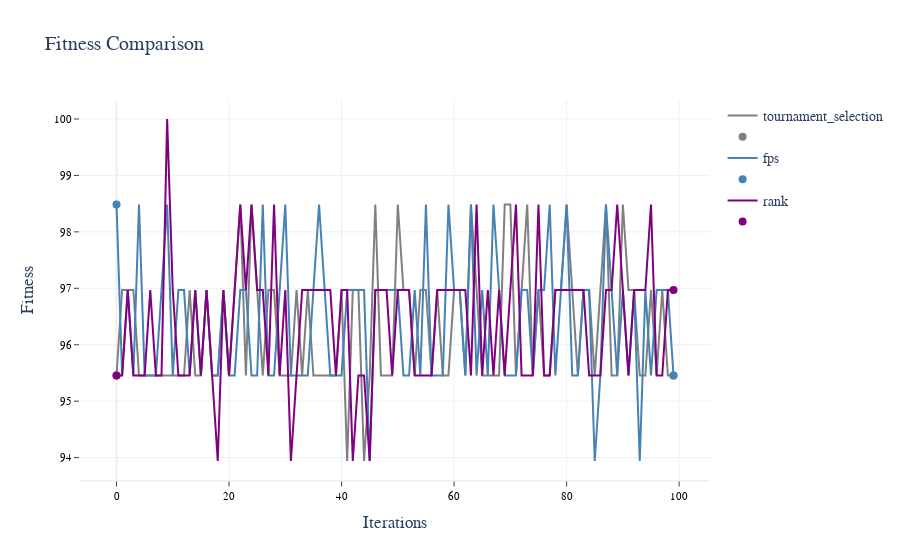
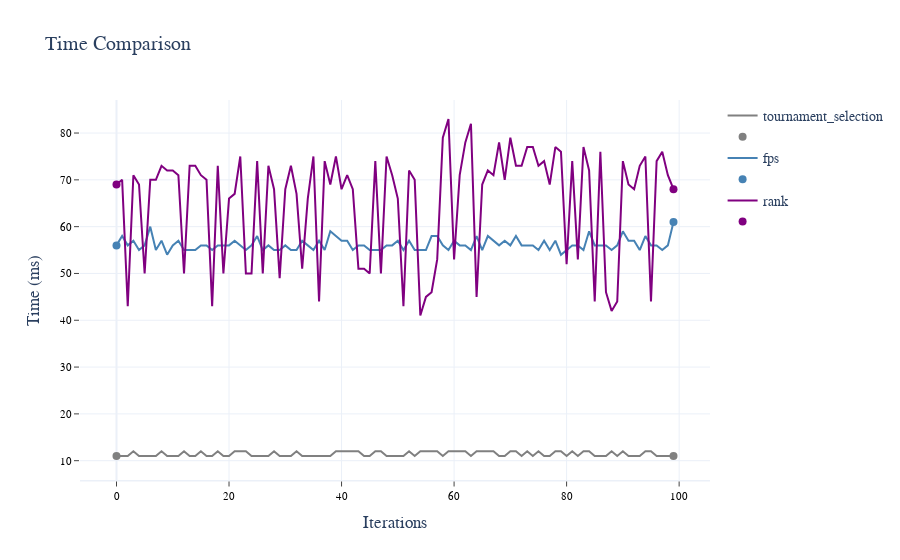

The notebook cell saved with these charts, in order:
### Markdown cell above
### __2.3 Selection Operator__

### Code cell
# seed for reproducibility
np.random.seed(0)

# Define the range of values
select = ['tournament_selection', 'fps', 'rank']

# Setting previous best parameter as new default value
params.update(replace_param)

# Print current parameters to use in best_operators_search
print('\033[1mParameters for GA:\033[0m', end='\n\n')
print(params, end='\n\n')

param_list, df = best_operators_search('select', select, params)

# Displaying average results of the 100 iterations
print('\033[1mAverage results:', end='\n')
df['const'] = 'const'
df_avg = df.groupby('const').mean().reset_index(drop=True).round(3)
display(df_avg)

# Getting best parameter by fitness & time
best_param_fit = df_avg[[col for col in df_avg.columns if col.startswith('Fit_')]].idxmax(axis=1)[0].replace('Fit_', '')
best_param_time = df_avg[[col for col in df_avg.columns if col.startswith('Time_')]].idxmin(axis=1)[0].replace('Time_', '')
replace_param = {'select': best_param_fit}
print(f'\nBest Fitness: \033[1m{best_param_fit}\033[0m\n\nBest Time: \033[1m{best_param_time}\033[0m', end='\n\n')

# Plotting results
plot_values(data = df, colors = color_palette[:len(select)], layout=2, template='white', grid=True)

### Figure 1 — Plotly figure (JSON) as saved in the notebook; plotly's stock layout.template omitted (floating-point values rounded to 4 significant figures)
{"data": [{"line": {"color": "gray", "width": 2}, "name": "tournament_selection", "type": "scatter", "x": [0, 1, 2, 3, 4, 5, 6, 7, 8, 9, 10, 11, 12, 13, 14, 15, 16, 17, 18, 19, 20, 21, 22, 23, 24, 25, 26, 27, 28, 29, 30, 31, 32, 33, 34, 35, 36, 37, 38, 39, 40, 41, 42, 43, 44, 45, 46, 47, 48, 49, 50, 51, 52, 53, 54, 55, 56, 57, 58, 59, 60, 61, 62, 63, 64, 65, 66, 67, 68, 69, 70, 71, 72, 73, 74, 75, 76, 77, 78, 79, 80, 81, 82, 83, 84, 85, 86, 87, 88, 89, 90, 91, 92, 93, 94, 95, 96, 97, 98, 99], "y": [95.45, 96.97, 96.97, 96.97, 95.45, 95.45, 95.45, 95.45, 95.45, 95.45, 95.45, 95.45, 95.45, 96.97, 95.45, 95.45, 96.97, 95.45, 95.45, 96.97, 95.45, 96.97, 98.48, 95.45, 98.48, 96.97, 95.45, 96.97, 96.97, 95.45, 95.45, 95.45, 96.97, 95.45, 96.97, 95.45, 95.45, 95.45, 95.45, 95.45, 96.97, 93.94, 96.97, 96.97, 93.94, 95.45, 98.48, 95.45, 95.45, 95.45, 98.48, 96.97, 96.97, 95.45, 96.97, 96.97, 95.45, 96.97, 95.45, 95.45, 96.97, 96.97, 95.45, 98.48, 96.97, 95.45, 95.45, 95.45, 95.45, 98.48, 98.48, 95.45, 96.97, 98.48, 95.45, 96.97, 95.45, 95.45, 96.97, 96.97, 98.48, 96.97, 95.45, 96.97, 96.97, 95.45, 96.97, 98.48, 95.45, 95.45, 98.48, 96.97, 96.97, 95.45, 95.45, 96.97, 95.45, 96.97, 95.45, 95.45]}, {"marker": {"color": "gray", "size": 8}, "mode": "markers", "name": "", "type": "scatter", "x": [0, 99], "y": [95.45, 95.45]}, {"line": {"color": "steelblue", "width": 2}, "name": "fps", "type": "scatter", "x": [0, 1, 2, 3, 4, 5, 6, 7, 8, 9, 10, 11, 12, 13, 14, 15, 16, 17, 18, 19, 20, 21, 22, 23, 24, 25, 26, 27, 28, 29, 30, 31, 32, 33, 34, 35, 36, 37, 38, 39, 40, 41, 42, 43, 44, 45, 46, 47, 48, 49, 50, 51, 52, 53, 54, 55, 56, 57, 58, 59, 60, 61, 62, 63, 64, 65, 66, 67, 68, 69, 70, 71, 72, 73, 74, 75, 76, 77, 78, 79, 80, 81, 82, 83, 84, 85, 86, 87, 88, 89, 90, 91, 92, 93, 94, 95, 96, 97, 98, 99], "y": [98.48, 95.45, 96.97, 95.45, 98.48, 95.45, 95.45, 95.45, 96.97, 98.48, 95.45, 96.97, 96.97, 95.45, 96.97, 95.45, 96.97, 95.45, 95.45, 96.97, 95.45, 95.45, 96.97, 96.97, 95.45, 95.45, 98.48, 95.45, 95.45, 96.97, 98.48, 95.45, 95.45, 95.45, 95.45, 96.97, 98.48, 96.97, 95.45, 95.45, 95.45, 96.97, 96.97, 96.97, 96.97, 93.94, 96.97, 96.97, 96.97, 96.97, 96.97, 95.45, 95.45, 96.97, 95.45, 98.48, 95.45, 95.45, 95.45, 98.48, 96.97, 96.97, 95.45, 98.48, 95.45, 96.97, 95.45, 98.48, 96.97, 95.45, 95.45, 95.45, 96.97, 96.97, 95.45, 96.97, 96.97, 98.48, 95.45, 96.97, 98.48, 95.45, 95.45, 96.97, 96.97, 93.94, 95.45, 98.48, 96.97, 95.45, 96.97, 95.45, 96.97, 93.94, 96.97, 95.45, 96.97, 96.97, 96.97, 95.45]}, {"marker": {"color": "steelblue", "size": 8}, "mode": "markers", "name": "", "type": "scatter", "x": [0, 99], "y": [98.48, 95.45]}, {"line": {"color": "purple", "width": 2}, "name": "rank", "type": "scatter", "x": [0, 1, 2, 3, 4, 5, 6, 7, 8, 9, 10, 11, 12, 13, 14, 15, 16, 17, 18, 19, 20, 21, 22, 23, 24, 25, 26, 27, 28, 29, 30, 31, 32, 33, 34, 35, 36, 37, 38, 39, 40, 41, 42, 43, 44, 45, 46, 47, 48, 49, 50, 51, 52, 53, 54, 55, 56, 57, 58, 59, 60, 61, 62, 63, 64, 65, 66, 67, 68, 69, 70, 71, 72, 73, 74, 75, 76, 77, 78, 79, 80, 81, 82, 83, 84, 85, 86, 87, 88, 89, 90, 91, 92, 93, 94, 95, 96, 97, 98, 99], "y": [95.45, 95.45, 96.97, 95.45, 95.45, 95.45, 96.97, 95.45, 95.45, 100, 96.97, 95.45, 95.45, 95.45, 96.97, 95.45, 96.97, 95.45, 93.94, 96.97, 95.45, 96.97, 98.48, 96.97, 98.48, 96.97, 96.97, 95.45, 98.48, 95.45, 96.97, 93.94, 95.45, 96.97, 96.97, 96.97, 96.97, 96.97, 96.97, 95.45, 96.97, 96.97, 93.94, 95.45, 95.45, 93.94, 96.97, 96.97, 96.97, 95.45, 96.97, 96.97, 96.97, 95.45, 95.45, 95.45, 95.45, 96.97, 96.97, 96.97, 96.97, 96.97, 96.97, 95.45, 98.48, 95.45, 96.97, 95.45, 96.97, 95.45, 96.97, 98.48, 95.45, 95.45, 95.45, 98.48, 95.45, 95.45, 96.97, 96.97, 96.97, 96.97, 96.97, 96.97, 95.45, 95.45, 95.45, 96.97, 96.97, 98.48, 96.97, 95.45, 96.97, 96.97, 96.97, 98.48, 95.45, 95.45, 96.97, 96.97]}, {"marker": {"color": "purple", "size": 8}, "mode": "markers", "name": "", "type": "scatter", "x": [0, 99], "y": [95.45, 96.97]}], "layout": {"font": {"family": "Verdana", "size": 14}, "title": {"text": "Fitness Comparison"}, "xaxis": {"linewidth": 1.5, "showgrid": true, "showline": true, "showticklabels": true, "tickfont": {"color": "#000000", "family": "Verdana", "size": 11}, "ticks": "outside", "title": {"text": "Iterations"}}, "yaxis": {"showgrid": true, "showline": false, "showticklabels": true, "tickfont": {"color": "#000000", "family": "Verdana", "size": 11}, "ticks": "outside", "title": {"text": "Fitness"}, "zeroline": false}}}

### Figure 2 — Plotly figure (JSON) as saved in the notebook; plotly's stock layout.template omitted (floating-point values rounded to 4 significant figures)
{"data": [{"line": {"color": "gray", "width": 2}, "name": "tournament_selection", "type": "scatter", "x": [0, 1, 2, 3, 4, 5, 6, 7, 8, 9, 10, 11, 12, 13, 14, 15, 16, 17, 18, 19, 20, 21, 22, 23, 24, 25, 26, 27, 28, 29, 30, 31, 32, 33, 34, 35, 36, 37, 38, 39, 40, 41, 42, 43, 44, 45, 46, 47, 48, 49, 50, 51, 52, 53, 54, 55, 56, 57, 58, 59, 60, 61, 62, 63, 64, 65, 66, 67, 68, 69, 70, 71, 72, 73, 74, 75, 76, 77, 78, 79, 80, 81, 82, 83, 84, 85, 86, 87, 88, 89, 90, 91, 92, 93, 94, 95, 96, 97, 98, 99], "y": [11, 11, 11, 12, 11, 11, 11, 11, 12, 11, 11, 11, 12, 11, 11, 12, 11, 11, 12, 11, 11, 12, 12, 12, 11, 11, 11, 11, 12, 11, 11, 11, 12, 11, 11, 11, 11, 11, 11, 12, 12, 12, 12, 12, 11, 11, 12, 12, 11, 11, 11, 11, 12, 11, 12, 12, 12, 12, 11, 12, 12, 12, 12, 11, 12, 12, 12, 12, 11, 11, 12, 12, 11, 12, 11, 12, 11, 11, 12, 12, 11, 12, 11, 12, 12, 11, 11, 11, 12, 11, 12, 11, 11, 11, 12, 12, 11, 11, 11, 11]}, {"marker": {"color": "gray", "size": 8}, "mode": "markers", "name": "", "type": "scatter", "x": [0, 99], "y": [11, 11]}, {"line": {"color": "steelblue", "width": 2}, "name": "fps", "type": "scatter", "x": [0, 1, 2, 3, 4, 5, 6, 7, 8, 9, 10, 11, 12, 13, 14, 15, 16, 17, 18, 19, 20, 21, 22, 23, 24, 25, 26, 27, 28, 29, 30, 31, 32, 33, 34, 35, 36, 37, 38, 39, 40, 41, 42, 43, 44, 45, 46, 47, 48, 49, 50, 51, 52, 53, 54, 55, 56, 57, 58, 59, 60, 61, 62, 63, 64, 65, 66, 67, 68, 69, 70, 71, 72, 73, 74, 75, 76, 77, 78, 79, 80, 81, 82, 83, 84, 85, 86, 87, 88, 89, 90, 91, 92, 93, 94, 95, 96, 97, 98, 99], "y": [56, 58, 56, 57, 55, 56, 60, 55, 57, 54, 56, 57, 55, 55, 55, 56, 56, 55, 56, 56, 56, 57, 56, 55, 56, 58, 55, 56, 55, 55, 56, 55, 55, 57, 56, 55, 57, 55, 59, 58, 57, 57, 55, 56, 56, 55, 55, 55, 56, 56, 57, 55, 57, 55, 55, 55, 58, 58, 56, 55, 57, 56, 56, 55, 58, 55, 58, 57, 56, 57, 56, 58, 56, 56, 56, 55, 57, 55, 57, 54, 55, 56, 56, 55, 59, 56, 56, 56, 55, 56, 59, 57, 57, 55, 58, 56, 56, 55, 56, 61]}, {"marker": {"color": "steelblue", "size": 8}, "mode": "markers", "name": "", "type": "scatter", "x": [0, 99], "y": [56, 61]}, {"line": {"color": "purple", "width": 2}, "name": "rank", "type": "scatter", "x": [0, 1, 2, 3, 4, 5, 6, 7, 8, 9, 10, 11, 12, 13, 14, 15, 16, 17, 18, 19, 20, 21, 22, 23, 24, 25, 26, 27, 28, 29, 30, 31, 32, 33, 34, 35, 36, 37, 38, 39, 40, 41, 42, 43, 44, 45, 46, 47, 48, 49, 50, 51, 52, 53, 54, 55, 56, 57, 58, 59, 60, 61, 62, 63, 64, 65, 66, 67, 68, 69, 70, 71, 72, 73, 74, 75, 76, 77, 78, 79, 80, 81, 82, 83, 84, 85, 86, 87, 88, 89, 90, 91, 92, 93, 94, 95, 96, 97, 98, 99], "y": [69, 70, 43, 71, 69, 50, 70, 70, 73, 72, 72, 71, 50, 73, 73, 71, 70, 43, 73, 50, 66, 67, 75, 50, 50, 74, 50, 73, 68, 49, 68, 73, 67, 51, 66, 75, 44, 74, 69, 75, 68, 71, 68, 51, 51, 50, 74, 50, 75, 71, 66, 43, 72, 70, 41, 45, 46, 53, 79, 83, 53, 71, 78, 82, 45, 69, 72, 71, 78, 70, 79, 73, 73, 77, 77, 73, 74, 69, 77, 76, 52, 74, 53, 77, 72, 44, 76, 46, 42, 44, 74, 69, 68, 73, 75, 44, 74, 76, 71, 68]}, {"marker": {"color": "purple", "size": 8}, "mode": "markers", "name": "", "type": "scatter", "x": [0, 99], "y": [69, 68]}], "layout": {"font": {"family": "Verdana", "size": 14}, "title": {"text": "Time Comparison"}, "xaxis": {"linewidth": 1.5, "showgrid": true, "showline": true, "showticklabels": true, "tickfont": {"color": "#000000", "family": "Verdana", "size": 11}, "ticks": "outside", "title": {"text": "Iterations"}}, "yaxis": {"showgrid": true, "showline": false, "showticklabels": true, "tickfont": {"color": "#000000", "family": "Verdana", "size": 11}, "ticks": "outside", "title": {"text": "Time (ms)"}, "zeroline": false}}}
